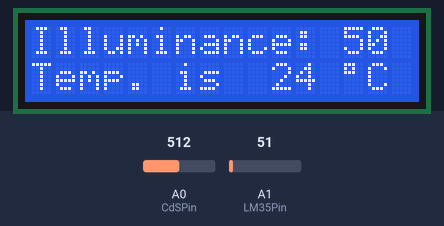
This sketch was run on a simulated Arduino Uno, built with avr-gcc and run on an emulated ATmega328P. On the bench: 16×2 character LCD. The inputs (shaded band) are chosen by the test bench; at power-on: A1 (LM35Pin) = 51, A0 (CdSPin) = 512.

Above: at 4.3 s.
4.4 s: A1 (LM35Pin) set to 61
At 6.0 s:
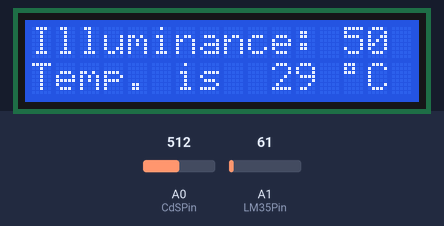
7.1 s: A0 (CdSPin) set to 716
At 7.7 s:
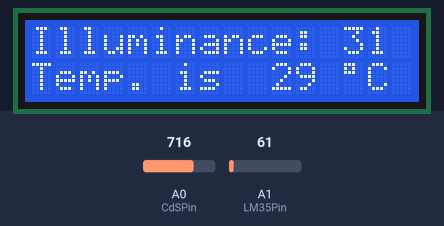
9.8 s: A1 (LM35Pin) set to 71
At 12.3 s:
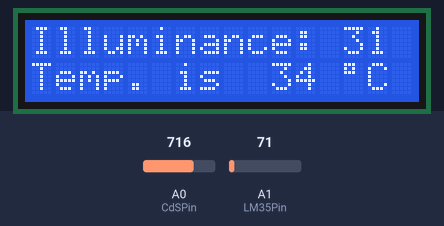
12.6 s: A0 (CdSPin) set to 900
At 14.2 s:
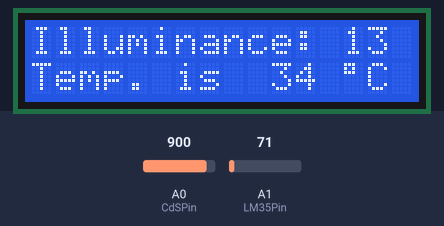
15.3 s: A1 (LM35Pin) set to 86
At 17.7 s:
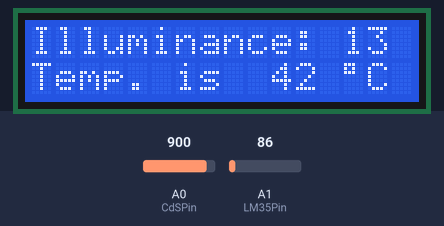
18.6 s: A0 (CdSPin) set to 1023
At 20.6 s:
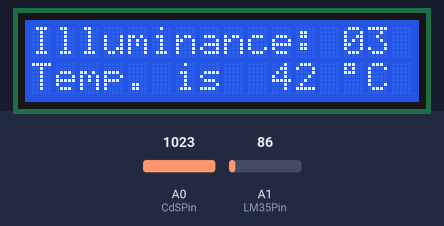
Timing chart, 0 to 22.1 s (numbered marks = the images above; inputs shaded):
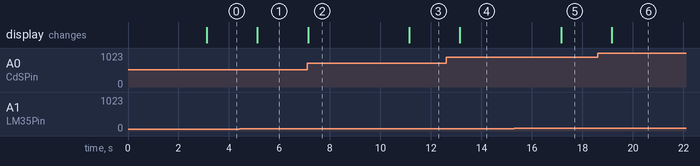

The sketch:

AR17_cds_lm35.ino
```cpp
/*
 예제 6.3
 LM35를 이용한 온도 측정
 */

// I2C 통신 라이브러리 설정
#include <Wire.h>
// I2C LCD 라리브러리 설정
#include <LiquidCrystal_I2C.h>

// LCD I2C address 설정
// PCF8574:0x27, PCF8574A:0x3F
LiquidCrystal_I2C lcd(0x27,16,2);

// 0번 아날로그핀을 LM35 입력으로 설정한다.
const int LM35Pin = 1;
const int CdSPin = 0;

void setup() {

  // 16X2 LCD 모듈 설정하고 백라이트를 켠다.
  lcd.init(); // LCD 설정
  lcd.backlight();

  // 메세지를 표시한다.
  lcd.print("ex 6.3");
  lcd.setCursor(0,1);
  lcd.print("Checking Temp.");

  // 3초동안 메세지를 표시한다.
  delay(3000);

  // 모든 메세지를 삭체한 뒤
  // 숫자를 제외한 부분들을 미리 출력시킨다.
lcd.clear();
lcd.setCursor(0,0);
  lcd.print("Illuminance:  ");
  lcd.setCursor(0,1);
  lcd.print("Temp. is ");

  //LCD 문자표에서 '°' 기호를 직접 써준다
  lcd.setCursor(13,1);
  lcd.write(B11011111);
  lcd.setCursor(14,1);
  lcd.print("C");

   // '°' 기호 문자코드

   // 'C'를 표시한다.
}

void loop(){
  int adcValue;
  int adcValue1;
  long temp; // 현재의 온도
int illuminance;
  // LM35의 Vout을 읽는다.
  adcValue = analogRead(CdSPin);
  illuminance=map(adcValue,0,1023,100,0);
  // 온도값으로 환산한다. 오버플로우 방지를 위하여 500L로 표시한다.
  // 500L의 경우 500을 32비트 long 형태의 숫자로 나타내 준다.
   adcValue1 = analogRead(LM35Pin);
  temp=(adcValue1*500L)/1023;

  // 전에 표시했던 내용을 지우고 LCD에 ADC 값과 온도를 출력한다.
  // 지우지 않으면 이전에 표시했던 값이 남게 된다.

lcd.setCursor(13,0);
lcd.print(illuminance);
lcd.setCursor(10,1);
lcd.print(temp);


  delay(2000);
}
```

Measured:
- after the input at 4.4 s, the display: changes after 0.72 s (image 1)
- after the input at 7.1 s, the display: changes at once (image 2)
- after the input at 9.8 s, the display: changes after 1.3 s (image 3)
- after the input at 12.6 s, the display: changes after 0.55 s (image 4)
- after the input at 15.3 s, the display: changes after 1.9 s (image 5)
- after the input at 18.6 s, the display: changes after 0.57 s (image 6)
